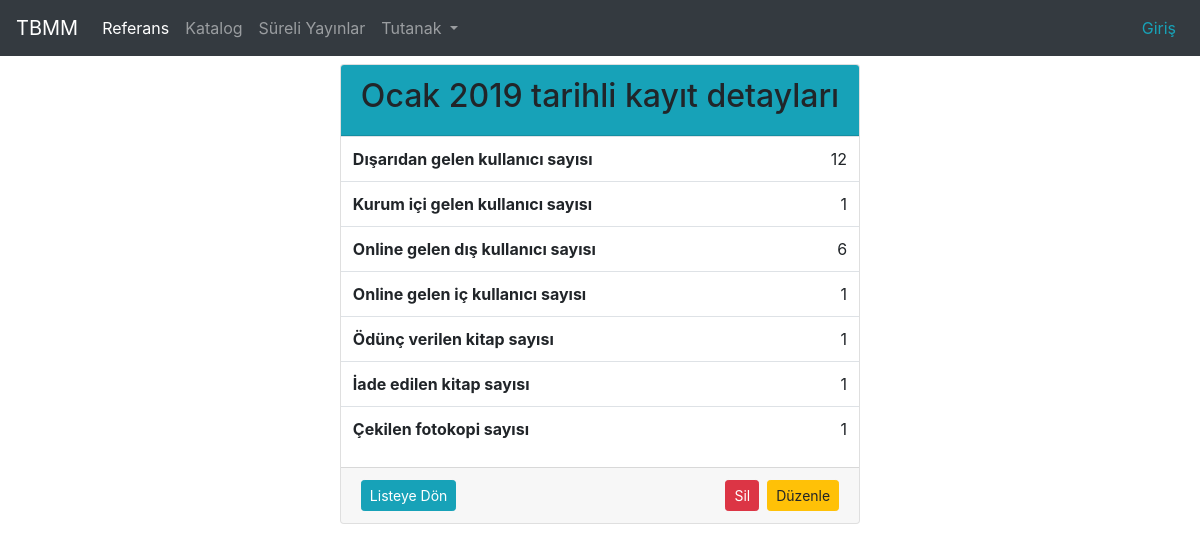
The app's page /referans/11/, older data.
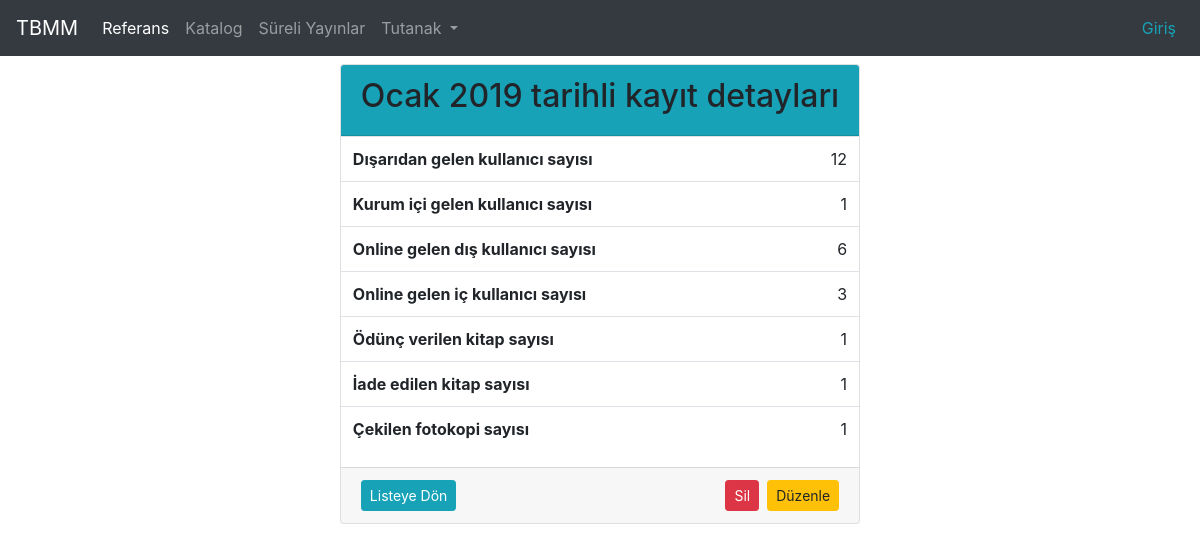
The same page, newer data.
### cockpit/models.py (models this page shows, shortened)
class ReferenceServiceAnalytic(models.Model):
    user_from_out = models.IntegerField(default=0, verbose_name="Dışarıdan gelen kullanıcı sayısı")
    user_from_inside = models.IntegerField(default=0)
    online_user_outside = models.IntegerField(default=0)
    online_user_inside = models.IntegerField(default=0)
    borrowed_books = models.IntegerField(default=0)
    retired_books = models.IntegerField(default=0)
    photocopy = models.IntegerField(default=0)
    record_date = models.DateTimeField()
    date = models.DateField()

### cockpit/views.py (the view)
# urls.py: path('referans/<int:pk>/', views.RefAnalyticsDetailView.as_view(), name="detail"),
class RefAnalyticsDetailView(DetailView):
    model = ReferenceServiceAnalytic

### cockpit/templates/cockpit/referenceserviceanalytic_detail.html
{% include 'cockpit/header.html' %} {% load my_tags %}
<div class="container">
  <div class="row justify-content-center">
    <div class="card">
      <div class="card-header bg-info">
        <h2>{{ referenceserviceanalytic.record_date|date:"F Y"}} tarihli kayıt
        detayları</h2>
      </div>
      <table class="table ">
        <tbody>
          <tr>
            <th class="" scope="row">Dışarıdan gelen kullanıcı sayısı</th>
            <td class="text-right">
              {{ referenceserviceanalytic.user_from_out|rjust:"100"}}
            </td>
          </tr>
          <tr>
            <th scope="row">Kurum içi gelen kullanıcı sayısı</th>
            <td class="text-right">
              {{ referenceserviceanalytic.user_from_inside }}
            </td>
          </tr>
          <tr>
            <th scope="row">Online gelen dış kullanıcı sayısı</th>
            <td class="text-right">
              {{ referenceserviceanalytic.online_user_outside }}
            </td>
          </tr>
          <tr>
            <th scope="row">Online gelen iç kullanıcı sayısı</th>
            <td class="text-right">
              {{ referenceserviceanalytic.online_user_inside }}
            </td>
          </tr>
          <tr>
            <th scope="row">Ödünç verilen kitap sayısı</th>
            <td class="text-right">
              {{referenceserviceanalytic.borrowed_books}}
            </td>
          </tr>
          <tr>
            <th scope="row">İade edilen kitap sayısı</th>
            <td class="text-right">
              {{referenceserviceanalytic.retired_books}}
            </td>
          </tr>
          <tr>
            <th scope="row">Çekilen fotokopi sayısı</th>
            <td class="text-right">{{referenceserviceanalytic.photocopy}}</td>
          </tr>
        </tbody>
      </table>
      <div class="card-footer">
        <div class="row justify-content-between">
          <div class="col-sm">
            <a class="btn btn-info btn-sm" href="{% url 'reference_index' %}">Listeye Dön</a>
          </div>
          <div class="col-sm">
            <a class="btn btn-warning btn-sm float-right ml-2" href="{% url 'edit_reference' referenceserviceanalytic.pk  %}">Düzenle</a>
            <a class="btn btn-danger btn-sm float-right" href="#">Sil</a>
          </div>
        </div>
      </div>
    </div>
  </div>
</div>
{% include 'cockpit/footer.html' %}

Row changes from the older to the newer data that the page shows:
changed ReferenceServiceAnalytic: online_user_inside "1" → "3"
